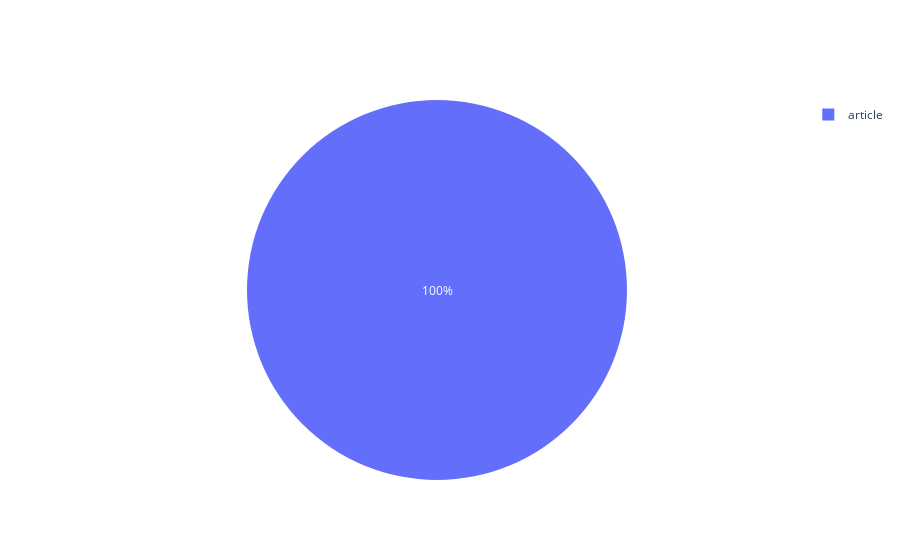

The code cell stored with this chart in its notebook:
### Markdown cell above
> In __Jan 2017__ we were most active (well ... that is in # posts, __Jan 2018__ is no less packed!)

### Code cell
x, y = transpose_list_of_tuples(top_category)
pie = [go.Pie(labels = x, values = y)]
plotly.offline.iplot(pie, filename = 'categories per tag')

### Figure 1 — Plotly figure (JSON) as saved in the notebook; plotly's stock layout.template omitted (floating-point values rounded to 4 significant figures)
{"data": [{"labels": ["article"], "type": "pie", "values": [393]}], "layout": {}}
